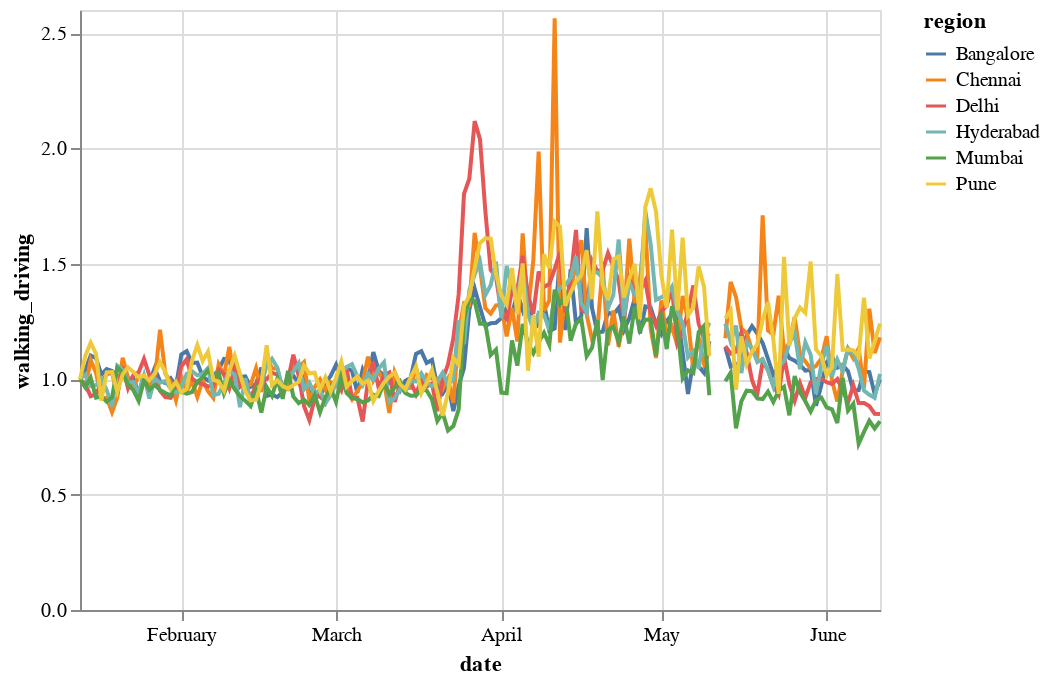

The cell this chart's notebook holds for it:
### Code cell
alt.Chart(plot_data).mark_line().encode(x="date:T", y="walking_driving", color="region")

### Figure 1 — Vega-Lite specification as saved in the notebook (floating-point values rounded to 4 significant figures; data arrays with more than 128 entries replaced by an {"elided": "..."} marker saying what was removed)
{"config": {"view": {"continuousWidth": 400, "continuousHeight": 300}}, "data": {"name": "data-2f07c2f82359783b382aaf24d1a437d0"}, "mark": "line", "encoding": {"color": {"type": "nominal", "field": "region"}, "x": {"type": "temporal", "field": "date"}, "y": {"type": "quantitative", "field": "walking_driving"}}, "$schema": "https://vega.github.io/schema/vega-lite/v4.8.1.json", "datasets": {"data-2f07c2f82359783b382aaf24d1a437d0": {"elided": "906 records"}}}
